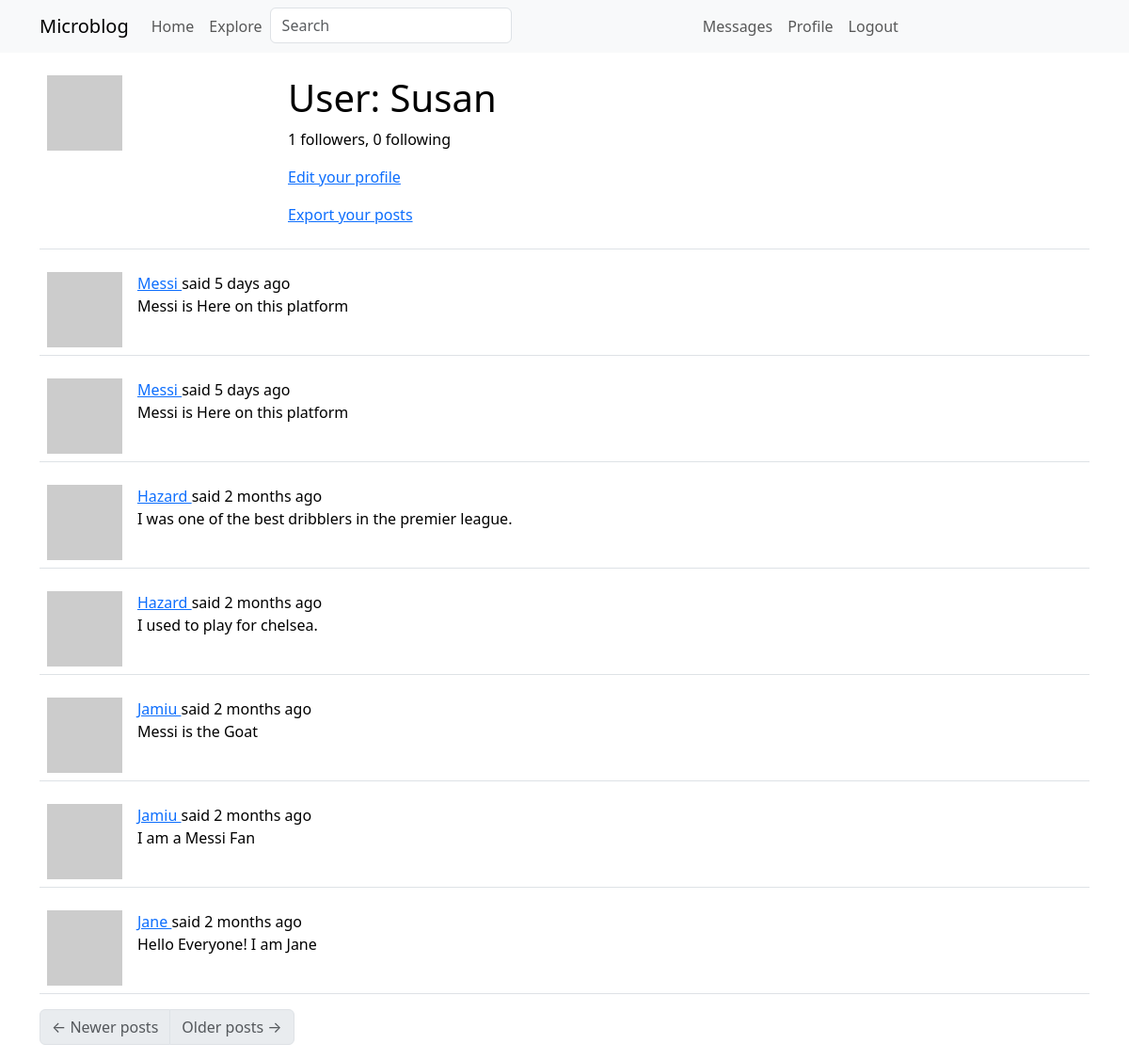
The page /user/Susan (signed in) on the database its author committed.
### app/model.py (models this page shows, shortened)
class PaginatedAPIMixin(object):
    @staticmethod
    def to_collection_dict(query, page, per_page, endpoint, **kwargs):
        resources = query.paginate(page, per_page, False)
        data = {
            'items': [item.to_dict() for item in resources.items],
            '_meta': {
                'page': page,
                'per_page': per_page,
                'total_pages': resources.pages,
                'total_items': resources.total,
            },
            '_links': {
                'self': url_for(endpoint, page=page, per_page=per_page,
                                **kwargs),
                'next': url_for(endpoint, page=page + 1, per_page=per_page,
                                **kwargs) if resources.has_next else None,
                'prev': url_for(endpoint, page=page - 1, per_page=per_page,
                                **kwargs) if resources.has_prev else None
            }
        }
        return data

class User(PaginatedAPIMixin, UserMixin, db.Model):
    id = db.Column(db.Integer, primary_key=True)
    username = db.Column(db.String(64), index=True, unique=True)
    email = db.Column(db.String(128), index=True, unique=True)
    password_hash = db.Column(db.String(128))
    about_me = db.Column(db.String(140))
    last_seen = db.Column(db.DateTime, default=lambda: datetime.now(UTC))
    last_messages_read_time = db.Column(db.DateTime)
    token = db.Column(db.String(32), index=True, unique=True)
    token_expiration = db.Column(db.DateTime)
    posts = db.relationship('Post', backref='author', lazy='dynamic')
    followed = db.relationship(
        'User', secondary=followers,
        primaryjoin=(followers.c.follower_id == id),
        secondaryjoin= (followers.c.followed_id == id),
        backref= db.backref('followers', lazy='dynamic'), lazy = 'dynamic'
    )
    messages_sent = db.relationship('Message', foreign_keys='Message.sender_id', backref='author', lazy='dynamic')
    messages_received = db.relationship('Message',
                                        foreign_keys='Message.recipient_id', backref='recipient', lazy='dynamic')
    notifications = db.relationship('Notifications', backref='user', lazy='dynamic')
    tasks = db.relationship('Task', backref='user', lazy='dynamic')
    def avatar(self, size):
        digest = md5(self.email.lower().encode('utf-8')).hexdigest()
        return 'https://www.gravatar.com/avatar/{}?d=identicon&s={}'.format(digest, size)
    def new_messages(self):
        last_read_time = self.last_messages_read_time or datetime(1990, 1, 1)
        return Message.query.filter_by(recipient=self).filter(
            Message.timestamp > last_read_time
        ).count()
    def get_tasks_in_progress(self):
        return Task.query.filter_by(user=self, complete=False).all()
    def get_task_in_progress(self, name):
        return Task.query.filter_by(name=name, user=self, complete=False).all()

class SearchableMixin(object):
    @classmethod
    def before_commit(cls, session):
        session._changes = {
            'add': list(session.new),
            'update': list(session.dirty),
            'delete': list(session.deleted)
        }
    @classmethod
    def after_commit(cls, session):
        for obj in session._changes['add']:
            if isinstance(obj, SearchableMixin):
                add_to_index(obj.__tablename__, obj)
        for obj in session._changes['update']:
            if isinstance(obj, SearchableMixin):
                add_to_index(obj.__tablename__, obj)
        for obj in session._changes['delete']:
            if isinstance(obj, SearchableMixin):
                remove_from_index(obj.__tablename__, obj)
        session._changes = None

class Post(SearchableMixin, db.Model):
    __searchable__ = ['body']
    id = db.Column(db.Integer, primary_key=True)
    body = db.Column(db.String(64))
    timestamp = db.Column(db.DateTime, index=True, default=lambda: datetime.now(UTC))
    user_id = db.Column(db.Integer, db.ForeignKey('user.id'))

### app/main/routes.py (the view)
@bp.route('/user/<username>')
@login_required
def user(username):
    user = User.query.filter_by(username=username).first_or_404()
    page = request.args.get('page', 1, type=int)
    posts = Post.query.order_by(Post.timestamp.desc()).paginate(page=page, per_page=current_app.config['POSTS_PER_PAGE'],
                                                                error_out=False)
    next_url = url_for('main.user', username=user.username, page=posts.next_num) \
        if posts.has_next else None
    prev_url = url_for('main.user', username=user.username, page=posts.prev_num) \
        if posts.has_prev else None
    form = EmptyForm()
    return render_template('user.html', user=user, posts=posts,
                           next_url=next_url, prev_url=prev_url, form=form)

### app/main/forms.py
class SearchForm(FlaskForm):
    q = StringField(_l('Search'), validators=[DataRequired()])
    def __init__(self, *args, **kwargs):
        if 'formdata' not in kwargs:
            kwargs['formdata'] = request.args
        if 'csrf_enabled' not in kwargs:
            kwargs['csrf_enabled'] = False
        super(SearchForm, self).__init__(*args, **kwargs)

class EmptyForm(FlaskForm):
    submit = SubmitField('submit')

### app/__init__.py (called while the page is built)
def get_locale():
    return request.accept_languages.best_match(current_app.config['LANGUAGES'])

### app/main/routes.py (called while the page is built)
@bp.before_request
def before_request():
    if current_user.is_authenticated:
        current_user.last_seen = datetime.now(UTC)
        db.session.commit()
        g.search_form = SearchForm()
    g.locale = str(get_locale())

### app/model.py (called while the page is built)
@login.user_loader
def load_user(id):
    return User.query.get(int(id))

### app/templates/user.html (shortened to what this page needs)
{% extends "base.html" %}
{% block content %}
    <table class="table table-hover">
        <tr>
            <td width="256px"><img src="{{ user.avatar(256) }}"></td>
            <td>
                <h1>{{ _('User') }}: {{ user.username }}</h1>
                <p>{{ _('%(count)d followers', count=user.followers.count()) }},
                   {{ _('%(count)d following', count=user.followed.count()) }}</p>
                {% if user == current_user %}
                <p><a href="{{ url_for('main.edit_profile') }}">{{ _('Edit your profile') }}</a></p>
                {% if not current_user.get_task_in_progress('export_posts') %}
                <p><a href="{{ url_for('main.export_posts') }}">{{ _('Export your posts') }}</a></p>
                {% endif %}
                {% endif %}
            </td>
        </tr>
    </table>
    {% for post in posts %}
        {% include '_post.html' %}
    {% endfor %}
    <nav aria-label="post navigation">
        <ul class="pagination">
            <li class="page-item{% if not prev_url %} disabled{% endif %}">
                <a class="page-link" href="{{ prev_url }}">
                    <span aria-hidden="true">&larr;</span> {{ _('Newer posts') }}
                </a>
            </li>
            <li class="page-item{% if not next_url %} disabled{% endif %}">
                <a class="page-link" href="{{ next_url }}">
                    {{ _('Older posts') }} <span aria-hidden="true">&rarr;</span>
                </a>
            </li>
        </ul>
    </nav>
{% endblock %}

### app/templates/base.html (shortened to what this page needs)
<!DOCTYPE html>
<html lang="en">
    <head>
        <link
            href="https://cdn.jsdelivr.net/npm/bootstrap@5.3.2/dist/css/bootstrap.min.css"
            rel="stylesheet"
>
    </head>
    <body>
        <nav class="navbar navbar-expand-lg bg-body-tertiary">
            <div class="container">
                <a class="navbar-brand" href="{{ url_for('main.index') }}">Microblog</a>
                <div class="collapse navbar-collapse" id="navbarSupportedContent" >
                    <ul class="navbar-nav me-auto mb-2 mb-lg-0">
                        <li class="nav-item">
                            <a class="nav-link" aria-current="page" href="{{ url_for('main.index') }}">{{ _('Home') }}</a>
                        </li>
                        <li class="nav-item">
                            <a class="nav-link" aria-current="page" href="{{ url_for('main.explore') }}">{{ _('Explore') }}</a>
                        </li>
                        {% if g.search_form %}
                        <form class="navbar-form navbar-left" method="get" action="{{ url_for('main.search') }}">
                            <div class="form-group">
                                {{ g.search_form.q(size=20, class='form-control', placeholder=g.search_form.q.label.text) }}
                            </div>
                        </form>
                        {% endif %}
                    </ul>
                    <ul class="navbar-nav me-auto mb-2 mb-lg-0">
                        {% if current_user.is_anonymous %}
                        <li class="nav-item">
                            <a class="nav-link" aria-current="page" href="{{ url_for('auth.login') }}">{{ _('Login') }}</a>
                        </li>
                        {% else %}
                        <li class="nav-item">
                            <a class="nav-link" aria-current="page" href="{{ url_for('main.messages') }}">{{ _('Messages') }}</a>
                            {% set new_messages = current_user.new_messages() %}
                        </li>
                        <li class="nav-item">
                            <a class="nav-link" aria-current="page" href="{{ url_for('main.user', username=current_user.username) }}">{{ _('Profile') }}</a>
                        </li>
                        <li class="nav-item">
                            <a class="nav-link" aria-current="page" href="{{ url_for('auth.logout') }}">{{ _('Logout') }}</a>
                        </li>
                        {% endif %}
                    </ul>
                </div>
            </div>
        </nav>
        <div class="container mt-3">
            {% block content %}{% endblock %}
        </div>
    </body>
</html>

### app/templates/_post.html (shortened to what this page needs)
<table class="table table-hover">
    <tr>
        <td width="70px">
            <a href="{{ url_for('main.user', username=post.author.username) }}">
                    <img src="{{ post.author.avatar(70) }}" />
            </a>
        </td>
        <td>
                {{ _('%(username)s said %(when)s',
                    username=user_link, when=moment(post.timestamp).fromNow()) }}
            <br>
            {{ post.body }}
        </td>
    </tr>
</table>

### rows shown on the page
User: username "Susan"
Post: body "Messi is Here on this platform"
Post: body "Messi is Here on this platform"
Post: body "I was one of the best dribblers in the premier league."
Post: body "I used to play for chelsea."
Post: body "Messi is the Goat"
Post: body "I am a Messi Fan"
Post: body "Hello Everyone! I am Jane"
